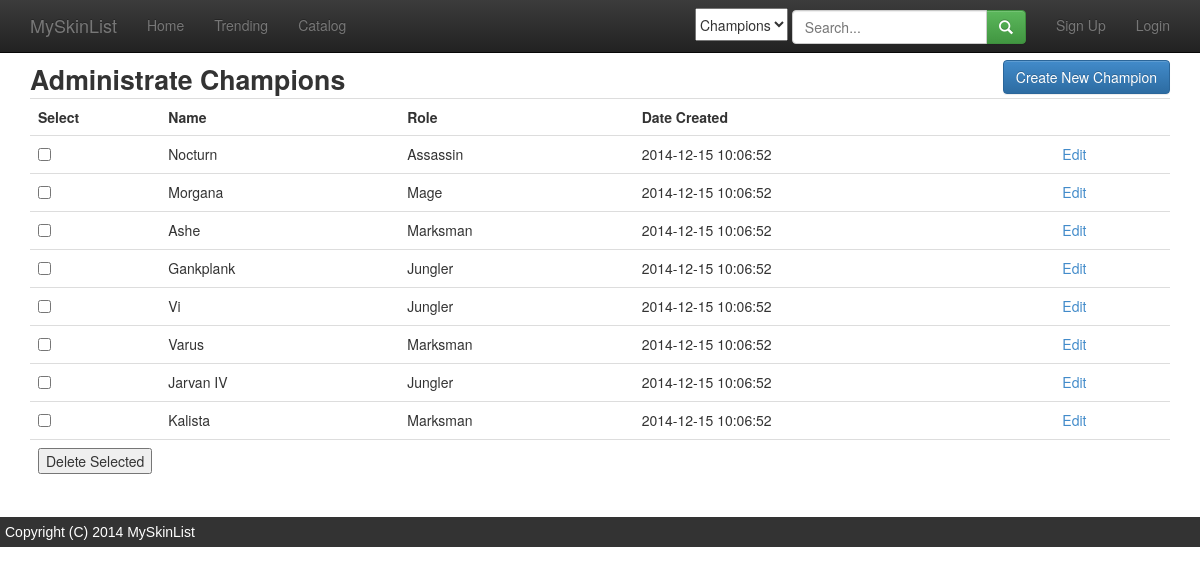
The app's page /admin_champion_list.php with its own data.
### tables this page shows
create table champions (
	id           int(11)      NOT NULL AUTO_INCREMENT,
	name         varchar(255) NOT NULL,
	title        varchar(255) NOT NULL,
	role_id      int(11)      NOT NULL,
	icon_img_url varchar(255) NULL,
	date_created datetime     NOT NULL,
	last_updated datetime     NOT NULL,
	PRIMARY KEY (id),
	FOREIGN KEY (role_id) REFERENCES champion_roles (id)
);

create table champion_roles (
	id           int(11)      NOT NULL AUTO_INCREMENT,
	name         varchar(255) NOT NULL,
	date_created datetime     NOT NULL,
	last_updated datetime     NOT NULL,
	PRIMARY KEY (id)
);

### admin_champion_list.php (the view, shortened to what this page needs)
<?php include '_header.php'; ?>
<?php include '_connect.php'; ?>
<?php
$sql = <<<SQL
   SELECT c.id as id, c.name as name, cr.name as role_name, c.date_created as date_created
   FROM champions c
   JOIN champion_roles cr ON c.role_id = cr.id
SQL;
$result = mysqli_query($db_connection, $sql);
?>
    <div class="row">
        <div class="col-md-8" style="font-weight: bold; font-size:20pt">Administrate Champions</div>
        <div class="col-md-4"><a class="btn btn-primary pull-right" href="admin_champion_form.php">Create New
                Champion</a></div>
    </div>
    <form action="admin_champion_delete.php" method="POST">
        <table class="table">
            <tr>
                <th>Select</th>
                <th>Name</th>
                <th>Role</th>
                <th>Date Created</th>
                <th>&nbsp;</th>
            </tr>
            <?php
            while ($row = mysqli_fetch_array($result)) {
                echo "<tr>";
                echo "<td width='100'><input type='checkbox' name='id[]' value='{$row['id']}'/></td>";
                echo "<td>{$row['name']}</td><td>{$row['role_name']}</td>";
                echo "<td>{$row['date_created']}</td>";
                echo "<td><a href='admin_champion_form.php?id={$row['id']}'>Edit</a></td>";
                echo "</tr>";
            }
            ?>
            <tr>
                <td><input type="submit" value="Delete Selected"/></td>
                <td>&nbsp;</td>
                <td>&nbsp;</td>
                <td>&nbsp;</td>
                <td>&nbsp;</td>
            </tr>
        </table>
    </form>
<?php include '_footer.php'; ?>

### records on screen
champions: name "Nocturn", role.name "Assassin", date_created "2014-12-15 10:06:52"
champions: name "Morgana", role.name "Mage", date_created "2014-12-15 10:06:52"
champions: name "Ashe", role.name "Marksman", date_created "2014-12-15 10:06:52"
champions: name "Gankplank", role.name "Jungler", date_created "2014-12-15 10:06:52"
champions: name "Vi", role.name "Jungler", date_created "2014-12-15 10:06:52"
champions: name "Varus", role.name "Marksman", date_created "2014-12-15 10:06:52"
champions: name "Jarvan IV", role.name "Jungler", date_created "2014-12-15 10:06:52"
champions: name "Kalista", role.name "Marksman", date_created "2014-12-15 10:06:52"
